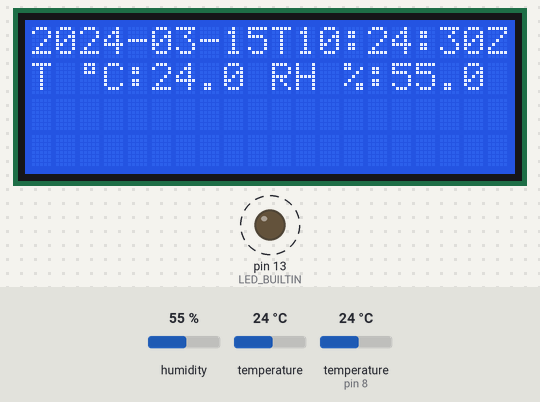
This sketch was run on a simulated Arduino Uno, built with avr-gcc and run on an emulated ATmega328P. Shown: 20×4 character LCD, output pins drawn as LEDs (lit = HIGH). Dashed ring = blinking. The test bench sets the inputs (shaded band); at power-on: temperature 24 °C, temperature (sensor on pin 8) 24 °C, humidity 55 %. The local clock reads 2024-03-15 10:24:30 at power-on unless the sketch sets it; what the sketch prints to the serial monitor is not drawn.

Above: at 1.2 s.
1.3 s: temperature (sensor 0) set to 12 °C
At 2.9 s:
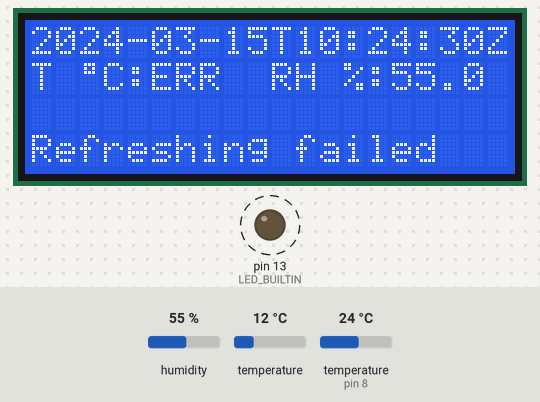
4.2 s: temperature (sensor on pin 8) set to 12 °C
At 4.7 s:
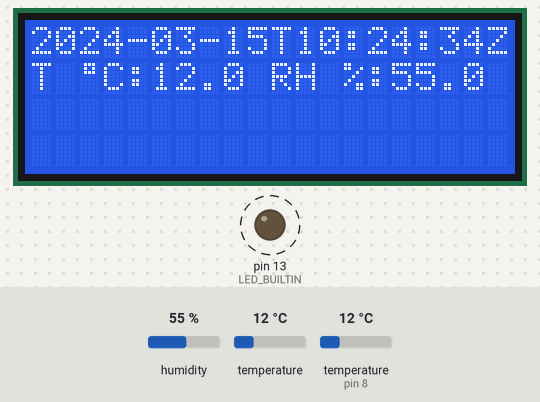
8.0 s: humidity set to 22 %
At 10.0 s:
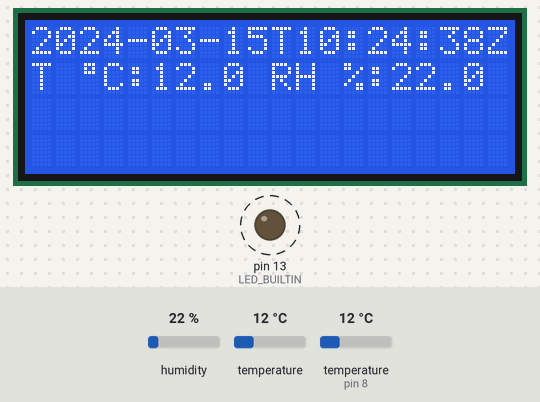
12.2 s: temperature (sensor 0) set to 19 °C
At 13.3 s:
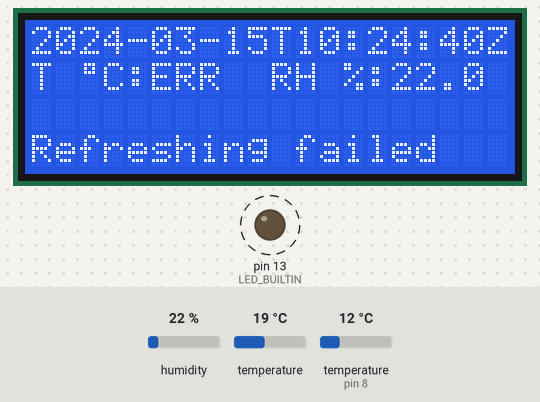
15.1 s: temperature (sensor on pin 8) set to 19 °C
At 18.6 s:
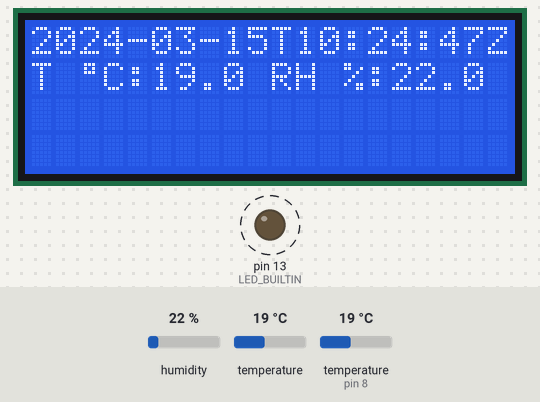
21.3 s: temperature (sensor 0) set to 28 °C
At 21.9 s:
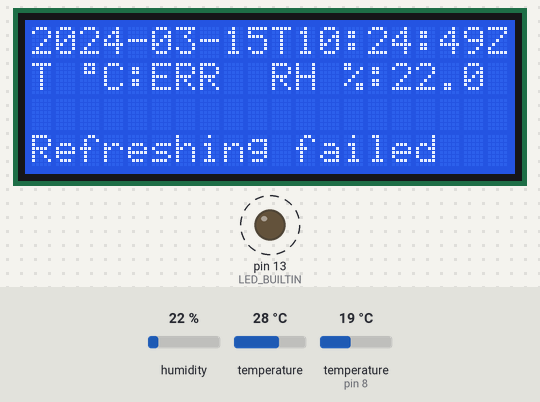
Timing chart, 0 to 25.0 s (numbered marks = the images above; inputs shaded):
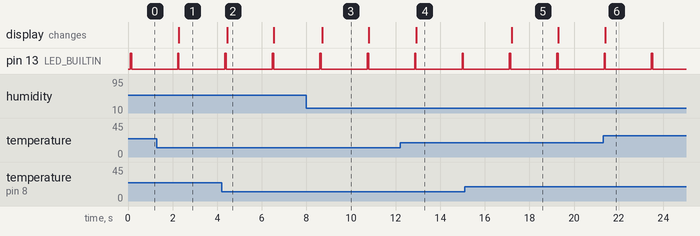

Measured:
- after the input at 1.3 s, the display: changes after 0.99 s (image 1)
- after the input at 4.2 s, the display: changes after 0.26 s (image 2)
- after the input at 12.2 s, the display: changes after 0.72 s (image 4)
- after the input at 15.1 s, the display: changes after 2.1 s (image 5)
- after the input at 21.3 s, the display: changes after 0.11 s (image 6)
- by itself, pin 13 (LED_BUILTIN): alternates HIGH for 0.07 s and LOW for 2.1 s
- what the display in image 2 shows lasts 2.0 s, from 4.5 s to 6.5 s

The sketch:

airmonitor.ino
```cpp
/*
 * This project includes code from:
 * - AdaFruit DHT library (https://github.com/adafruit/DHT-sensor-library)
 * - LiquidCrystal-I2C (https://github.com/fdebrabander/Arduino-LiquidCrystal-I2C-library)
 * - DS3231 RTC library (https://github.com/NorthernWidget/DS3231)
 */

#include <DHT.h>
#include <LiquidCrystal_I2C.h>
#include <DS3231.h>

#define DHTPIN 8     // DHT digital pin

// Uncomment whatever type you're using!
#define DHTTYPE DHT11   // DHT 11
//#define DHTTYPE DHT22   // DHT 22  (AM2302), AM2321
//#define DHTTYPE DHT21   // DHT 21 (AM2301)

// Loop delay in ms: adjust to be the max wait time of connected sensors
#define LOOP_DELAY 2000

// Connect pin 1 (on the left) of the sensor to +5V
// NOTE: If using a board with 3.3V logic like an Arduino Due connect pin 1
// to 3.3V instead of 5V!
// Connect pin 2 of the sensor to whatever your DHTPIN is
// Connect pin 4 (on the right) of the sensor to GROUND
// Connect a 10K resistor from pin 2 (data) to pin 1 (power) of the sensor

// Initialize DHT sensor.
DHT dht(DHTPIN, DHTTYPE);

// Initialize LCD output
LiquidCrystal_I2C lcd(0x27, 20, 4);

// Degree symbol
uint8_t deg[8]={0xe,0xa,0xe,0x0,0x0,0x0,0x0};

// Clock obj for oscillator check and temp
DS3231 Clock;

String getTimeStr() {
  DateTime timeobj = RTClib::now();
  String timestr = "";
  // All these strings are supposed to be length 2 except for year
  timestr+=leftPadInt(timeobj.year(),4);
  timestr+="-";
  timestr+=leftPadInt(timeobj.month(),2);
  timestr+="-";
  timestr+=leftPadInt(timeobj.day(),2);
  timestr+="T";
  timestr+=leftPadInt(timeobj.hour(),2);
  timestr+=":";
  timestr+=leftPadInt(timeobj.minute(),2);
  timestr+=":";
  timestr+=leftPadInt(timeobj.second(),2);
  timestr+="Z";
  return timestr;
}

// Only properly handles positives but that is fine here
String leftPadInt(int number, size_t width) {
  String retStr = String(number);
  while (width>retStr.length()) {
    retStr="0"+retStr;
  }
  return retStr;
}
void setup() {
  Serial.begin(9600);
  Serial.println(F("AirMonitor initializing"));
  pinMode(LED_BUILTIN, OUTPUT);
  digitalWrite(LED_BUILTIN, LOW);
  lcd.begin();
  lcd.setCursor(0,3);
  lcd.print("Initializing");
  lcd.createChar(1,deg);
  //Wire.begin() // Init I2C protocol but lcd does this already
  dht.begin();
  Serial.println(F("AirMonitor initialized"));
}

void loop() {
  lcd.setCursor(0,3);
  //         12345678901234567890
  lcd.print("Refreshing...    ");
  digitalWrite(LED_BUILTIN, HIGH);
  String timestring;
  float t_clock = Clock.getTemperature();
  if (Clock.oscillatorCheck()) {
    timestring = getTimeStr();
  } else {
    //            12345678901234567890
    timestring = "CLOCK ERROR         ";
    Serial.println(F("ERROR: clock osciillator has stopped in the past. Stored time is incorrect. Please reset the clock."));
  }
  // Reading temperature or humidity takes about 250 milliseconds!
  // Sensor readings may also be up to 2 seconds 'old' (its a very slow sensor)
  float h = dht.readHumidity();
  // Read temperature as Celsius (the default)
  float t = dht.readTemperature();
  //                 12345678901234567890
  String tempStr  = "T *C:";
  String humidStr = "RH %:";

  // Check if reads failed
  boolean hnan = isnan(h);
  boolean tnan = isnan(t);
  // Sensor is more accurate but do sanity check
  tnan = tnan || abs(t-t_clock)>3;
  if (hnan) {
    Serial.println(F("Failed to read humidity from DHT sensor!"));
    humidStr+="ERR";
    lcd.setCursor(0,3);
    //         12345678901234567890
    lcd.print("Refreshing failed");
    // Clear humidity number
    lcd.setCursor(15,1);
    lcd.print("      ");
  }
  lcd.setCursor(0,3);
  if (tnan) {
    Serial.println(F("Failed to read temperature from DHT sensor!"));
    tempStr+="ERR";
    //         12345678901234567890
    lcd.print("Refreshing failed");
    // Clear temperature number
    lcd.setCursor(5,1);
    lcd.print("      ");
  } else if (!hnan) { // tnan is already false here
    tempStr+=String(t,1);
    humidStr+=String(h,1);
    //         12345678901234567890
    lcd.print("                    ");
    lcd.setCursor(0,0);
    lcd.print(timestring);
  }
  digitalWrite(LED_BUILTIN, LOW);
  lcd.setCursor(0,1);
  // handle degree symbol with loop printing
  const char* tempCharArr = tempStr.c_str();
  while(*tempCharArr!='\x00') {
    char charPrint = *tempCharArr;
    if (charPrint=='*') {
      lcd.write(1);
    } else {
      lcd.write(charPrint);
    }
    tempCharArr++;
  }
  lcd.setCursor(10,1);
  lcd.print(humidStr);

  Serial.print(timestring);
  Serial.print(F(" : Humidity: "));
  Serial.print(h);
  Serial.print(F(" %\tTemperature: "));
  Serial.print(t);
  Serial.print(F(" *C\tTemperature Clock: "));
  Serial.print(t_clock);
  Serial.println(F(" *C"));
  // Wait a few seconds between measurements
  // Loop time will be slightly above the specified time but that is acceptable
  delay(LOOP_DELAY);
}
```
